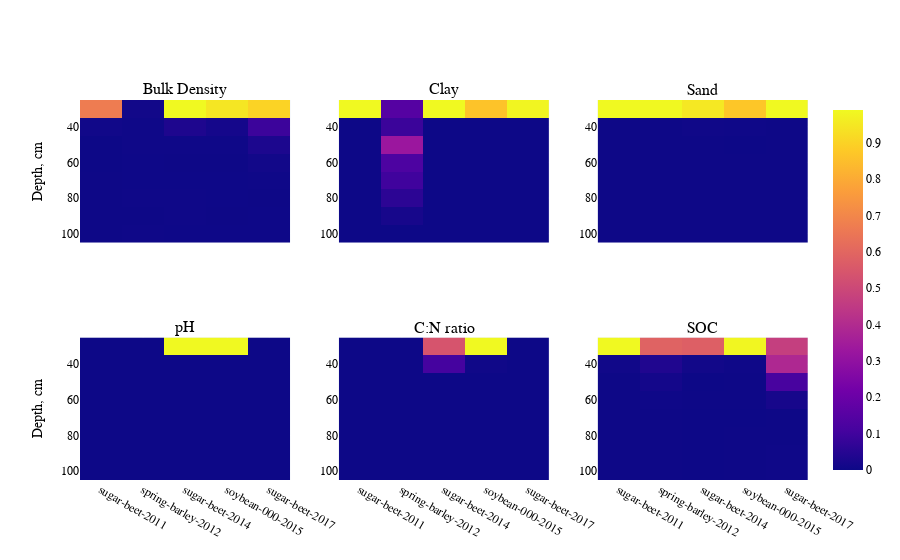

This figure's notebook cell:
### Code cell
fig = make_subplots(rows=2, cols=3,
                    subplot_titles=("Bulk Density","Clay", \
                                    "Sand", "pH", "C:N ratio", "SOC"))
fig.add_trace(go.Heatmap(
        z=new_df_BD,
        x=new_df_BD.columns,
        y=new_df_BD.index,
        showscale=False),
        row=1,col=1)
fig.add_trace(go.Heatmap(
        z=new_df_Clay,
        x=new_df_Clay.columns,
        y=new_df_Clay.index,
        showscale=False),
        row=1,col=2)
fig.add_trace(go.Heatmap(
        z=new_df_Sand,
        x=new_df_Sand.columns,
        y=new_df_Sand.index,
        showscale=False),
               row=1,col=3)
fig.add_trace(go.Heatmap(
        z=new_df_pH,
        x=new_df_pH.columns,
        y=new_df_pH.index,
        showscale=False),
               row=2,col=1)
fig.add_trace(go.Heatmap(
        z=new_df_CN,
        x=new_df_CN.columns,
        y=new_df_CN.index,
        showscale=False),
               row=2,col=2)
fig.add_trace(go.Heatmap(
        z=new_df_SOC,
        x=new_df_SOC.columns,
        y=new_df_SOC.index,
        autocolorscale=False),
        row=2,col=3)
fig.update_xaxes(tickvals=[], row=1)
fig.update_yaxes(autorange='reversed')
fig.update_yaxes(title='Depth, cm', row=1,col=1)
fig.update_yaxes(title='Depth, cm', row=2,col=1)
fig.update_layout( font=dict(
        family="Roman, serif",
        size=12,
        color="black"))

fig.show()
# fig.write_image('Heatmap_horizonts_S1.svg')

### Figure 1 — Plotly figure (JSON) as saved in the notebook; plotly's stock layout.template omitted (floating-point values rounded to 4 significant figures)
{"data": [{"showscale": false, "type": "heatmap", "x": ["sugar-beet-2011", "spring-barley-2012", "sugar-beet-2014", "soybean-000-2015", "sugar-beet-2017"], "xaxis": "x", "y": [100, 90, 80, 70, 60, 50, 40, 30], "yaxis": "y", "z": [[-0.000814, 0.00093, 0.00048, 0.000505, 0.000195], [7.1e-05, -0.000878, 0.000693, 5.8e-05, 9.1e-05], [-0.000484, 0.00162, 0.000765, 0.000653, 8e-06], [-0.000131, 0.000102, 0.000469, 0.000448, 0.00123], [-0.001623, 0.000113, 5e-06, -7.5e-05, 0.006525], [-0.002121, 0.001351, 0.002386, 0.000946, 0.02664], [0.004788, 0.001791, 0.03017, 0.01343, 0.08423], [0.6416, 0.006737, 0.9502, 0.908, 0.8645]]}, {"showscale": false, "type": "heatmap", "x": ["sugar-beet-2011", "spring-barley-2012", "sugar-beet-2014", "soybean-000-2015", "sugar-beet-2017"], "xaxis": "x2", "y": [100, 90, 80, 70, 60, 50, 40, 30], "yaxis": "y2", "z": [[0, 0, 0, 0, 0], [0, 0.02, 0, 0, 0], [0, 0.06, 0, 0, 0], [0, 0.1, 0, 0, 0], [0, 0.13, 0, 0, 0], [0, 0.33, 0, 0, 0], [0, 0.09, 0, 0, 0], [1, 0.15, 1, 0.87, 0.99]]}, {"showscale": false, "type": "heatmap", "x": ["sugar-beet-2011", "spring-barley-2012", "sugar-beet-2014", "soybean-000-2015", "sugar-beet-2017"], "xaxis": "x3", "y": [100, 90, 80, 70, 60, 50, 40, 30], "yaxis": "y3", "z": [[0, 8.1e-05, 0.000403, -8.2e-05, 0], [0, 0.000105, 0.00041, -2.6e-05, 0], [0, -5e-06, 0.000427, 0.00033, 0], [0, 4.6e-05, 0.000463, 0.00012, 0], [0, 0, 0.000536, -0.000108, 0], [0, 0.000586, 0.000851, -0.001084, 0], [0, 0.0003, 0.003911, 0.002384, 0], [0.9999, 0.9986, 0.9601, 0.8796, 0.9999]]}, {"showscale": false, "type": "heatmap", "x": ["sugar-beet-2011", "spring-barley-2012", "sugar-beet-2014", "soybean-000-2015", "sugar-beet-2017"], "xaxis": "x4", "y": [100, 90, 80, 70, 60, 50, 40, 30], "yaxis": "y4", "z": [[0, 0, 0, 0, 0], [0, 0, 0, 0, 0], [0, 0, 0, 0, 0], [0, 0, 0, 0, 0], [0, 0, 0, 0, 0], [0, 0, 0, 0, 0], [0, 0, 3.9e-05, 1.7e-05, 0], [0, 0, 0.9993, 1.0, 0]]}, {"showscale": false, "type": "heatmap", "x": ["sugar-beet-2011", "spring-barley-2012", "sugar-beet-2014", "soybean-000-2015", "sugar-beet-2017"], "xaxis": "x5", "y": [100, 90, 80, 70, 60, 50, 40, 30], "yaxis": "y5", "z": [[0, 0, 0, 0, 0], [0, 0, 0, 0, 0], [0, 0, 0, 0, 0], [0, 0, 0, 0, 0], [0, 0, 0, 0, 0], [0, 0, 0, 0, 0], [0, 0, 0.09103, 0.005608, 0], [0, 0, 0.452, 0.8283, 0]]}, {"autocolorscale": false, "type": "heatmap", "x": ["sugar-beet-2011", "spring-barley-2012", "sugar-beet-2014", "soybean-000-2015", "sugar-beet-2017"], "xaxis": "x6", "y": [100, 90, 80, 70, 60, 50, 40, 30], "yaxis": "y6", "z": [[5.9e-05, 0.000168, -2.1e-05, 0.000151, 0.002231], [0.000108, 8.6e-05, -0.000922, 0.000341, 0.00215], [0.000193, 0.000764, -0.000389, 0.000349, 0.000785], [0.000286, 0.000979, -0.000903, -0.000138, 0.000565], [0.000193, 0.00277, 0.000317, 0.000273, 0.01878], [0.000108, 0.01193, -0.000487, 0.000206, 0.1131], [0.007545, 0.03628, 0.009257, 0.002212, 0.3883], [0.9904, 0.5884, 0.5761, 0.9823, 0.467]]}], "layout": {"annotations": [{"font": {"size": 16}, "showarrow": false, "text": "Bulk Density", "x": 0.1444, "xanchor": "center", "xref": "paper", "y": 1, "yanchor": "bottom", "yref": "paper"}, {"font": {"size": 16}, "showarrow": false, "text": "Clay", "x": 0.5, "xanchor": "center", "xref": "paper", "y": 1, "yanchor": "bottom", "yref": "paper"}, {"font": {"size": 16}, "showarrow": false, "text": "Sand", "x": 0.8556, "xanchor": "center", "xref": "paper", "y": 1, "yanchor": "bottom", "yref": "paper"}, {"font": {"size": 16}, "showarrow": false, "text": "pH", "x": 0.1444, "xanchor": "center", "xref": "paper", "y": 0.375, "yanchor": "bottom", "yref": "paper"}, {"font": {"size": 16}, "showarrow": false, "text": "C:N ratio", "x": 0.5, "xanchor": "center", "xref": "paper", "y": 0.375, "yanchor": "bottom", "yref": "paper"}, {"font": {"size": 16}, "showarrow": false, "text": "SOC", "x": 0.8556, "xanchor": "center", "xref": "paper", "y": 0.375, "yanchor": "bottom", "yref": "paper"}], "font": {"color": "black", "family": "Roman, serif", "size": 12}, "xaxis": {"anchor": "y", "domain": [0, 0.2889], "tickvals": []}, "xaxis2": {"anchor": "y2", "domain": [0.3556, 0.6444], "tickvals": []}, "xaxis3": {"anchor": "y3", "domain": [0.7111, 1], "tickvals": []}, "xaxis4": {"anchor": "y4", "domain": [0, 0.2889]}, "xaxis5": {"anchor": "y5", "domain": [0.3556, 0.6444]}, "xaxis6": {"anchor": "y6", "domain": [0.7111, 1]}, "yaxis": {"anchor": "x", "autorange": "reversed", "domain": [0.625, 1], "title": {"text": "Depth, cm"}}, "yaxis2": {"anchor": "x2", "autorange": "reversed", "domain": [0.625, 1]}, "yaxis3": {"anchor": "x3", "autorange": "reversed", "domain": [0.625, 1]}, "yaxis4": {"anchor": "x4", "autorange": "reversed", "domain": [0, 0.375], "title": {"text": "Depth, cm"}}, "yaxis5": {"anchor": "x5", "autorange": "reversed", "domain": [0, 0.375]}, "yaxis6": {"anchor": "x6", "autorange": "reversed", "domain": [0, 0.375]}}}
